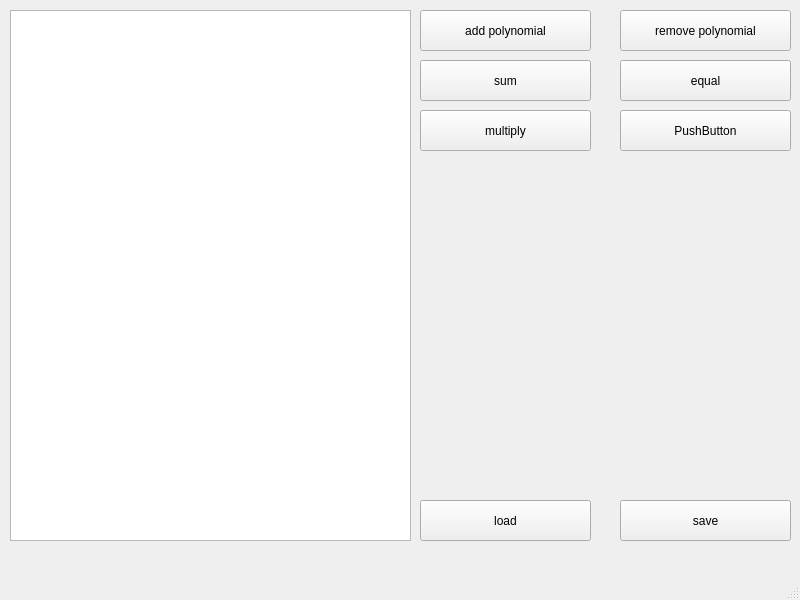
<?xml version="1.0" encoding="UTF-8"?>
<ui version="4.0">
 <class>MainWindow</class>
 <widget class="QMainWindow" name="MainWindow">
  <property name="geometry">
   <rect>
    <x>0</x>
    <y>0</y>
    <width>800</width>
    <height>600</height>
   </rect>
  </property>
  <property name="windowTitle">
   <string>MainWindow</string>
  </property>
  <widget class="QWidget" name="centralwidget">
   <widget class="QPushButton" name="add_polynomial_button">
    <property name="geometry">
     <rect>
      <x>420</x>
      <y>10</y>
      <width>171</width>
      <height>41</height>
     </rect>
    </property>
    <property name="text">
     <string>add polynomial</string>
    </property>
   </widget>
   <widget class="QPushButton" name="remove_polynomial_button">
    <property name="geometry">
     <rect>
      <x>620</x>
      <y>10</y>
      <width>171</width>
      <height>41</height>
     </rect>
    </property>
    <property name="text">
     <string>remove polynomial</string>
    </property>
   </widget>
   <widget class="QPushButton" name="sum_button">
    <property name="geometry">
     <rect>
      <x>420</x>
      <y>60</y>
      <width>171</width>
      <height>41</height>
     </rect>
    </property>
    <property name="text">
     <string>sum</string>
    </property>
   </widget>
   <widget class="QPushButton" name="equal_button">
    <property name="geometry">
     <rect>
      <x>620</x>
      <y>60</y>
      <width>171</width>
      <height>41</height>
     </rect>
    </property>
    <property name="text">
     <string>equal</string>
    </property>
   </widget>
   <widget class="QPushButton" name="save">
    <property name="geometry">
     <rect>
      <x>620</x>
      <y>500</y>
      <width>171</width>
      <height>41</height>
     </rect>
    </property>
    <property name="text">
     <string>save</string>
    </property>
   </widget>
   <widget class="QPushButton" name="load">
    <property name="geometry">
     <rect>
      <x>420</x>
      <y>500</y>
      <width>171</width>
      <height>41</height>
     </rect>
    </property>
    <property name="text">
     <string>load</string>
    </property>
   </widget>
   <widget class="QPushButton" name="equal_button_2">
    <property name="geometry">
     <rect>
      <x>620</x>
      <y>110</y>
      <width>171</width>
      <height>41</height>
     </rect>
    </property>
    <property name="text">
     <string>PushButton</string>
    </property>
   </widget>
   <widget class="QPushButton" name="multiply">
    <property name="geometry">
     <rect>
      <x>420</x>
      <y>110</y>
      <width>171</width>
      <height>41</height>
     </rect>
    </property>
    <property name="text">
     <string>multiply</string>
    </property>
   </widget>
   <widget class="QListWidget" name="listWidget">
    <property name="geometry">
     <rect>
      <x>10</x>
      <y>10</y>
      <width>401</width>
      <height>531</height>
     </rect>
    </property>
   </widget>
  </widget>
  <widget class="QMenuBar" name="menubar">
   <property name="geometry">
    <rect>
     <x>0</x>
     <y>0</y>
     <width>800</width>
     <height>30</height>
    </rect>
   </property>
  </widget>
  <widget class="QStatusBar" name="statusbar"/>
 </widget>
 <resources/>
 <connections/>
</ui>
